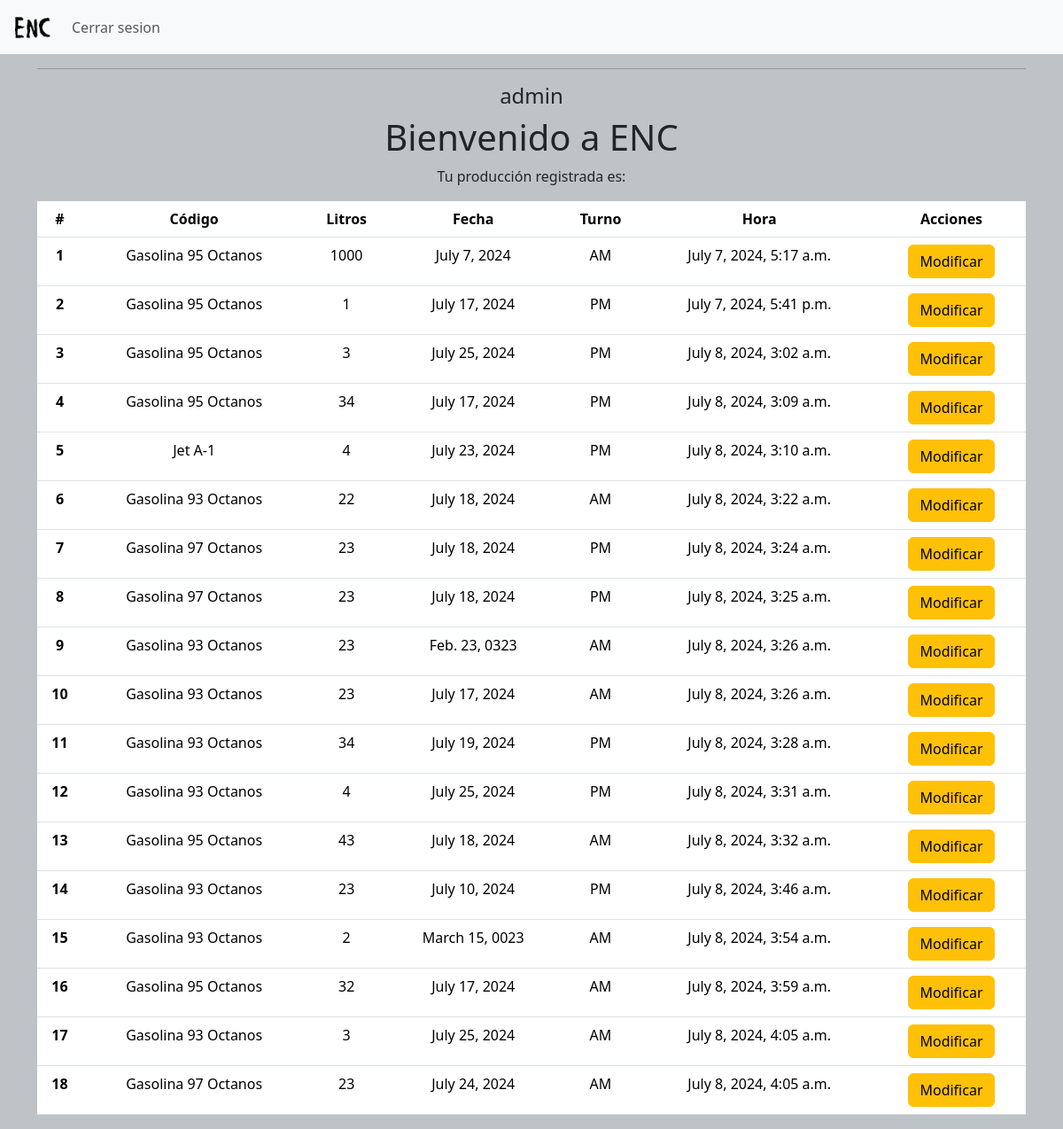
Page /listar/ (signed in) on the earlier database version.
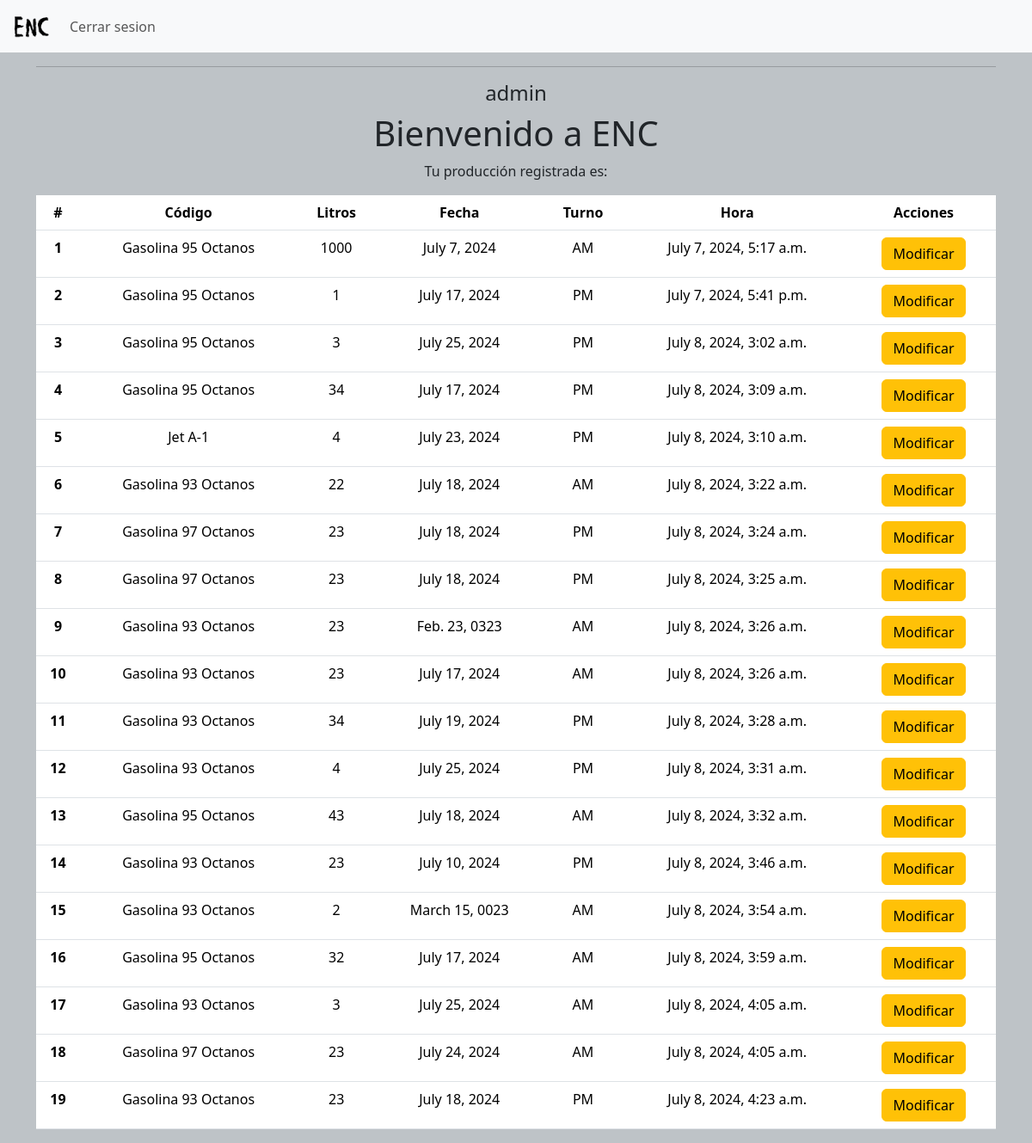
Same page on the later database version.
### proyecto_tlp/models.py (models this page shows, shortened)
class RegistroProduccion(models.Model):
    producto = models.ForeignKey(Producto, on_delete=models.CASCADE)
    planta = models.ForeignKey(Planta, on_delete=models.CASCADE)
    cantidad = models.PositiveIntegerField()
    fecha_produccion = models.DateField()
    turno = models.CharField(max_length= 2, choices=(('AM', 'Mañana'), ('PM', 'Tarde'), ('MM', 'Noche')))
    hora_registro = models.DateTimeField(auto_now_add=True)
    operador = models.ForeignKey(User, on_delete=models.CASCADE)
    modificado_por = models.ForeignKey(User, on_delete=models.CASCADE, related_name='modificador', null=True, blank=True)
    fecha_modificacion = models.DateTimeField(null=True, blank=True)
    anulado = models.BooleanField(default=False)
    anulado_por = models.ForeignKey(User, on_delete=models.SET_NULL, null=True, related_name='anulador', blank=True)
    fecha_anulacion = models.DateTimeField(null=True, blank=True)

class Producto(models.Model):
    codigo = models.CharField(max_length=10, unique=True)
    nombre = models.CharField(max_length=100)
    planta = models.ForeignKey(Planta, on_delete=models.CASCADE, related_name='productos', null=True, blank=True)

### proyecto_tlp/views.py (the view)
# urls.py: path('listar/', views.listar_produccion, name='listar_produccion'),
@login_required
def listar_produccion(request):
    registros = RegistroProduccion.objects.filter(operador=request.user)
    return render(request, 'proyecto_tlp/listar_produccion.html', {'registros': registros})

### proyecto_tlp/templates/proyecto_tlp/listar_produccion.html (shortened to what this page needs)
{% extends 'proyecto_tlp/base.html' %}
{% block content %}
<h1>Bienvenido a ENC</h1>
{% if request.user.is_authenticated %}
<p>Tu producción registrada es:</p>
<table class="table">
    <thead>
      <tr>
        <th scope="col">#</th>
        <th scope="col">Código</th>
        <th scope="col">Litros</th>
        <th scope="col">Fecha</th>
        <th scope="col">Turno</th>
        <th scope="col">Hora</th>
        <th scope="col">Acciones</th>
      </tr>
    </thead>
    <tbody>
        {% for registro in registros %}
            <tr>
                <th scope="row">{{ forloop.counter }}</th>
                <td>{{ registro.producto.nombre }}</td>
                <td>{{ registro.cantidad }}</td>
                <td>{{ registro.fecha_produccion }}</td>
                <td>{{ registro.turno }}</td>
                <td>{{ registro.hora_registro }}</td>
                <td>
                    <a href="{% url 'modificar_produccion' registro.id %}" class="btn btn-warning">Modificar</a>
                </td>
            </tr>
        {% endfor %}
    </tbody>
</table>
{% else %}
<h4>Recuerde iniciar sesión</h4>
{% endif %}
{% endblock %}

### proyecto_tlp/templates/proyecto_tlp/base.html (shortened to what this page needs)
{% load static %}
<!DOCTYPE html>
<html lang="en">
<head>
    <link rel="stylesheet" href="{% static 'proyecto_tlp/css/bootstrap.css' %}" />
    <link rel="stylesheet" href="{% static 'proyecto_tlp/css/style.css' %}" />
</head>
<body>
    <nav class="navbar navbar-expand-lg bg-body-tertiary">
        <div class="container-fluid">
            <a class="navbar-brand" href="{% url 'home' %}"><img src="{% static 'proyecto_tlp/img/enc.png' %}" alt="ENC"
                    width="45" height="35"></a>
            <div class="collapse navbar-collapse" id="navbarNav">
                <ul class="navbar-nav">
                    <li class="nav-item">
                        {% if request.user.is_authenticated %}
                        <a class="nav-link" href={% url 'exit' %} aria-disabled="true">Cerrar sesion</a>
                        {% else %}
                        <a class="nav-link fw-bold py-1 px-0" href={% url 'login' %}>Login</a>
                        {% endif %}
                    </li>
                </ul>
            </div>
        </div>
    </nav>
    <div class="container text-center">
        <hr>
        <h4>{{user.username}}</h4>
        {% block content %}
        {% endblock %}
    </div>
</body>
</html>

### proyecto_tlp/static/proyecto_tlp/css/style.css (style rules this page uses)
body { background-color: #bec3c7!important; }

Differences in the rows shown:
added RegistroProduccion: producto.nombre "Gasolina 93 Octanos", cantidad "23", fecha_produccion "July 18, 2024", turno "PM", hora_registro "July 8, 2024, 4:23 a.m."
